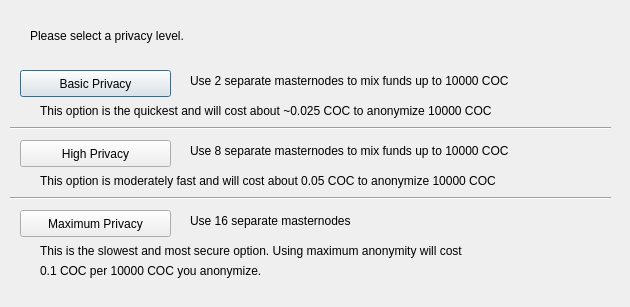
<?xml version="1.0" encoding="UTF-8"?>
<ui version="4.0">
 <class>DarksendConfig</class>
 <widget class="QDialog" name="DarksendConfig">
  <property name="geometry">
   <rect>
    <x>0</x>
    <y>0</y>
    <width>630</width>
    <height>307</height>
   </rect>
  </property>
  <property name="windowTitle">
   <string>Configure Darksend</string>
  </property>
  <widget class="QPushButton" name="buttonBasic">
   <property name="geometry">
    <rect>
     <x>20</x>
     <y>70</y>
     <width>151</width>
     <height>27</height>
    </rect>
   </property>
   <property name="text">
    <string>Basic Privacy</string>
   </property>
  </widget>
  <widget class="QPushButton" name="buttonHigh">
   <property name="geometry">
    <rect>
     <x>20</x>
     <y>140</y>
     <width>151</width>
     <height>27</height>
    </rect>
   </property>
   <property name="text">
    <string>High Privacy</string>
   </property>
  </widget>
  <widget class="QPushButton" name="buttonMax">
   <property name="geometry">
    <rect>
     <x>20</x>
     <y>210</y>
     <width>151</width>
     <height>27</height>
    </rect>
   </property>
   <property name="text">
    <string>Maximum Privacy</string>
   </property>
  </widget>
  <widget class="QLabel" name="label">
   <property name="geometry">
    <rect>
     <x>30</x>
     <y>20</y>
     <width>571</width>
     <height>31</height>
    </rect>
   </property>
   <property name="text">
    <string>Please select a privacy level.</string>
   </property>
  </widget>
  <widget class="QLabel" name="label_2">
   <property name="geometry">
    <rect>
     <x>190</x>
     <y>70</y>
     <width>421</width>
     <height>21</height>
    </rect>
   </property>
   <property name="text">
    <string>Use 2 separate masternodes to mix funds up to 10000 COC</string>
   </property>
  </widget>
  <widget class="QLabel" name="label_3">
   <property name="geometry">
    <rect>
     <x>190</x>
     <y>140</y>
     <width>411</width>
     <height>21</height>
    </rect>
   </property>
   <property name="text">
    <string>Use 8 separate masternodes to mix funds up to 10000 COC</string>
   </property>
  </widget>
  <widget class="QLabel" name="label_4">
   <property name="geometry">
    <rect>
     <x>190</x>
     <y>210</y>
     <width>421</width>
     <height>21</height>
    </rect>
   </property>
   <property name="text">
    <string>Use 16 separate masternodes</string>
   </property>
  </widget>
  <widget class="QLabel" name="label_6">
   <property name="geometry">
    <rect>
     <x>40</x>
     <y>100</y>
     <width>561</width>
     <height>21</height>
    </rect>
   </property>
   <property name="text">
    <string>This option is the quickest and will cost about ~0.025 COC to anonymize 10000 COC</string>
   </property>
  </widget>
  <widget class="QLabel" name="label_7">
   <property name="geometry">
    <rect>
     <x>40</x>
     <y>170</y>
     <width>561</width>
     <height>21</height>
    </rect>
   </property>
   <property name="text">
    <string>This option is moderately fast and will cost about 0.05 COC to anonymize 10000 COC</string>
   </property>
  </widget>
  <widget class="QLabel" name="label_8">
   <property name="geometry">
    <rect>
     <x>40</x>
     <y>240</y>
     <width>561</width>
     <height>21</height>
    </rect>
   </property>
   <property name="text">
    <string>This is the slowest and most secure option. Using maximum anonymity will cost</string>
   </property>
  </widget>
  <widget class="QLabel" name="label_9">
   <property name="geometry">
    <rect>
     <x>40</x>
     <y>260</y>
     <width>561</width>
     <height>21</height>
    </rect>
   </property>
   <property name="text">
    <string>0.1 COC per 10000 COC you anonymize.</string>
   </property>
  </widget>
  <widget class="Line" name="line">
   <property name="geometry">
    <rect>
     <x>10</x>
     <y>120</y>
     <width>601</width>
     <height>16</height>
    </rect>
   </property>
   <property name="orientation">
    <enum>Qt::Horizontal</enum>
   </property>
  </widget>
  <widget class="Line" name="line_2">
   <property name="geometry">
    <rect>
     <x>10</x>
     <y>190</y>
     <width>601</width>
     <height>16</height>
    </rect>
   </property>
   <property name="orientation">
    <enum>Qt::Horizontal</enum>
   </property>
  </widget>
 </widget>
 <resources/>
 <connections/>
</ui>
